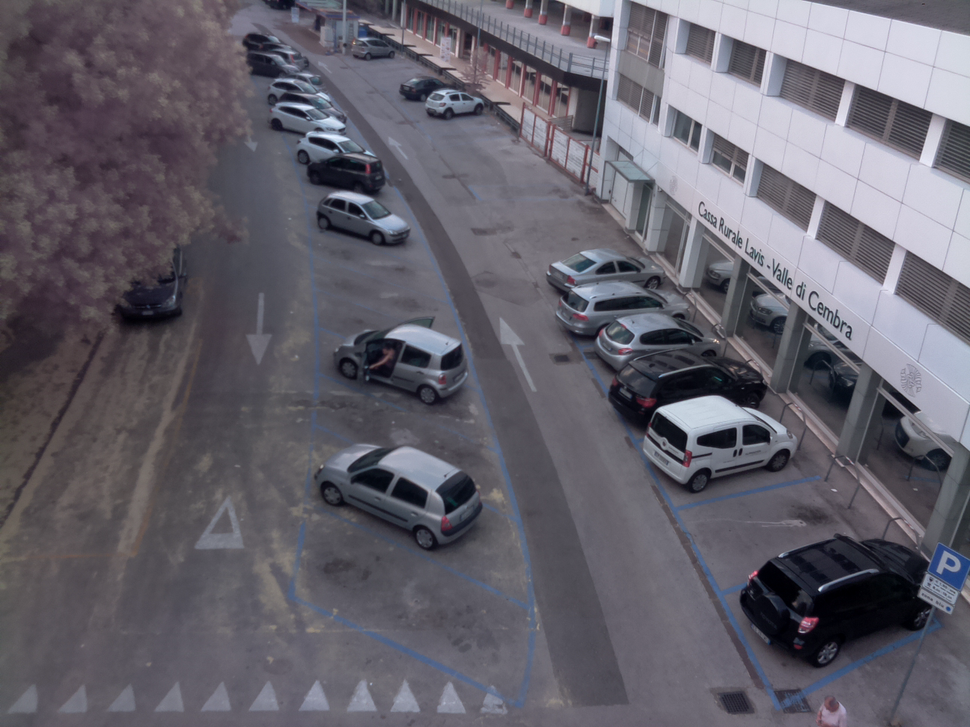
%> input picture Matlab/parcheggio.png, 970 x 727 px, shrunk from 1296 x 972 before the run
$ octave --eval "result = max_line(imread('parcheggio.png'));"   (GNU Octave 9; MATLAB toolbox functions it lacks are replaced by stand-ins)
%> lines starting %> are read from the running program, lines starting %| are printed output that depends on the picture; in (x1, y1, x2, y2) boxes, pixels count from 0 and x2, y2 are one past the last pixel; in counts of white or black regions, pixels touching at a corner belong together; the program's own positions count from 1
function [ xy_long ] = max_line( I )
%UNTITLED3 Summary of this function goes here
%   Detailed explanation goes here

% converto in scala di grigi
YCBCR = rgb2ycbcr(I);
%> YCBCR: size 727x970x3 uint8; mean of channels 1, 2, 3 100.9, 131.9, 128.5
I = YCBCR(:,:,1);
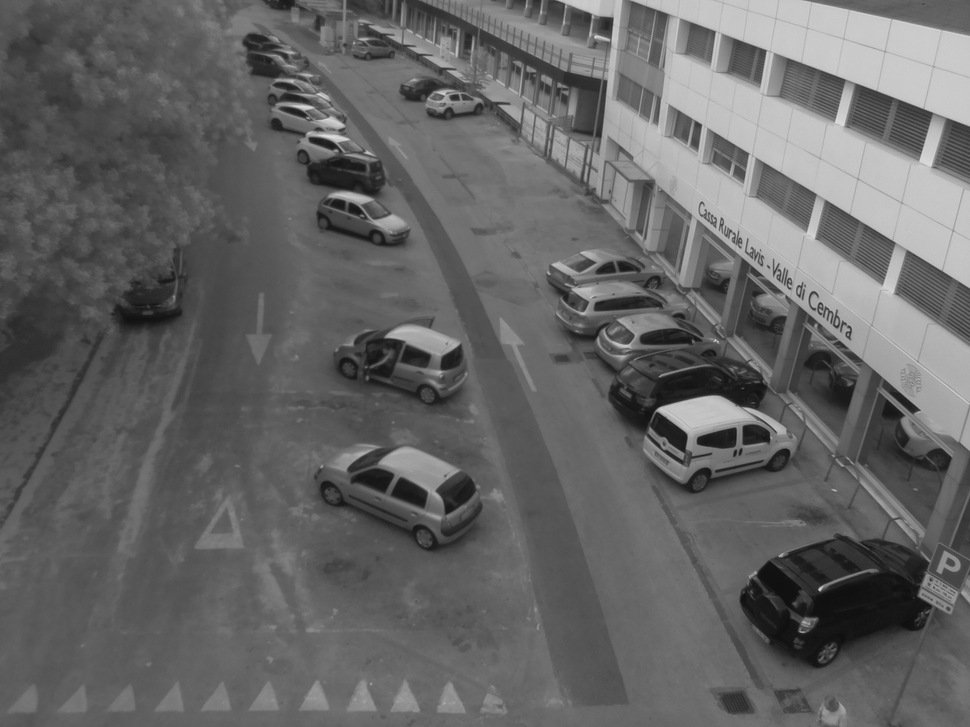
%> I: size 727x970 uint8; min 16, max 225, mean 100.9

% eseguo la sogliatura
BW = im2bw(I, 155/255);
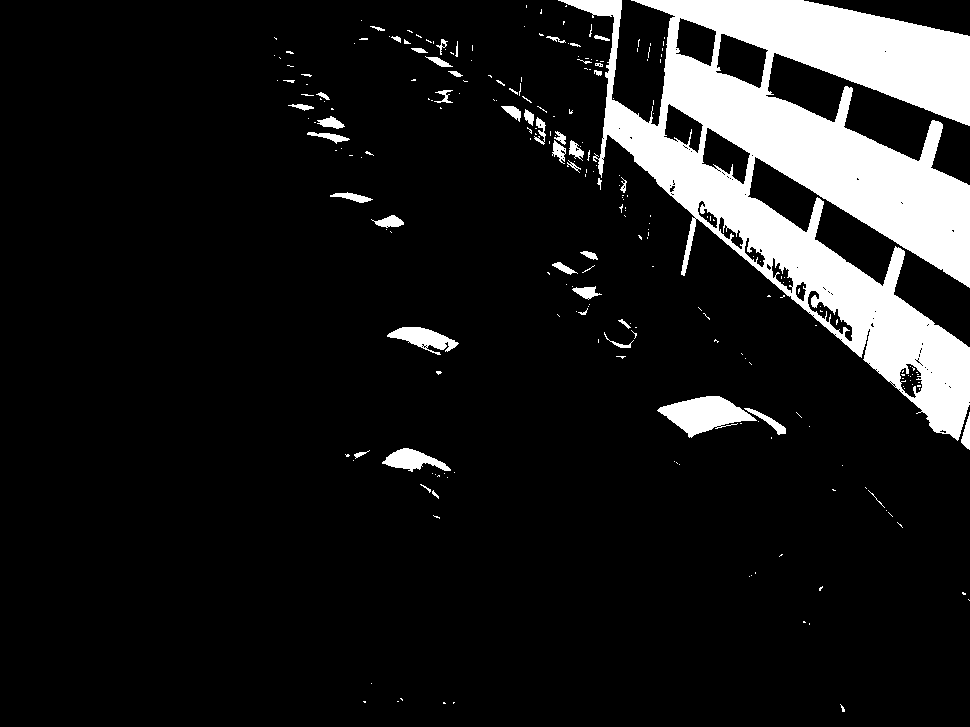
%> BW: size 727x970 logical; 11.6% white; 249 white regions (202 under 20 px), largest, box (x1, y1, x2, y2) and area: (558, 0, 970, 441) 72945, (657, 396, 757, 438) 2234, (387, 327, 459, 355) 958

% eseguo la chiusura con un elemento quadrato 10x10px
se = strel('square',20);
BW = imclose(BW,se);
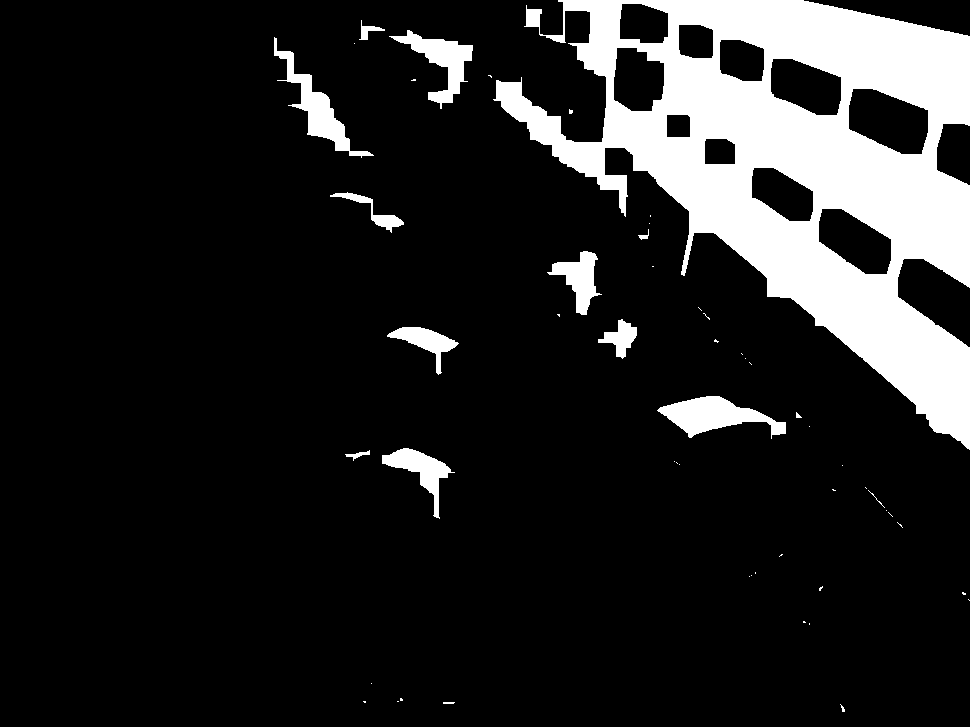
%> BW: size 727x970 logical; 14.1% white; 53 white regions (38 under 20 px), largest, box (x1, y1, x2, y2) and area: (493, 0, 970, 450) 86460, (657, 396, 786, 439) 2697, (274, 37, 374, 158) 2366
se = strel('disk',20);
BW = imerode(BW,se);
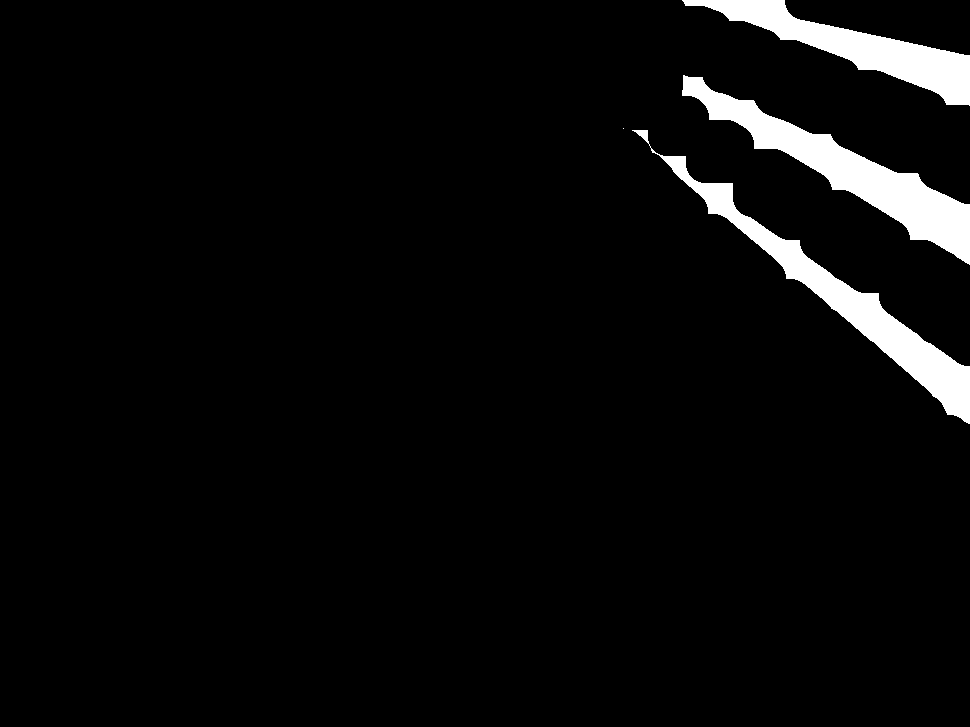
%> BW: size 727x970 logical; 4.4% white; 4 white regions (1 under 20 px), largest, box (x1, y1, x2, y2) and area: (682, 75, 970, 265) 11655, (632, 130, 970, 424) 10787, (682, 0, 970, 106) 8630

figure('Name','closed'), imshow(BW);

%eseguo la trasformata di Hough
[H,T,R] = hough(BW);
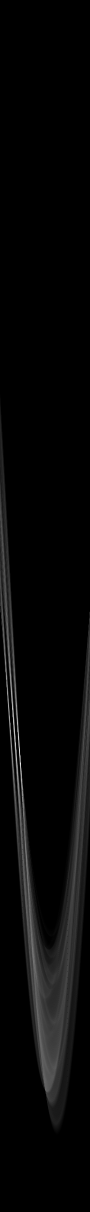
%> H: size 2423x180 double (shown at 1/2 size); min 0, max 425, mean 12.8; drawn with min black and max white
%> T = 180 values from -90 to 89; R = 2423 values from -1211 to 1211
%imshow(H,[],'XData',T,'YData',R,'InitialMagnification','fit');
%xlabel('\theta'), ylabel('\rho');
%axis on, axis normal, hold on;


%Ricavo i massimi della trasformata
P  = houghpeaks(H,5,'threshold',ceil(0.5*max(H(:))));
%> P = [1530 42; 1496 39; 1462 36; 1595 46; 1502 33]
x = T(P(:,2)); y = R(P(:,1));
%> after `x = T(P(:,2))`: x = [-49 -52 -55 -45 -58]
%> after `y = R(P(:,1))`: y = [318 284 250 383 290]
%plot(x,y,'s','color','white');


%Find lines and plot them.

lines = houghlines(BW,T,R,P,'FillGap',5,'MinLength',7);
%> lines = 7 lines; point1 to point2 (x, y): (651, 148) to (970, 398), (665, 157) to (970, 422), (663, 159) to (970, 374), (684, 86) to (970, 265), (777, 236) to (960, 418), (635, 131) to (649, 143), (725, 184) to (733, 192)
max_len = 0;
for k = 1:length(lines)
   xy = [lines(k).point1; lines(k).point2];
   %plot(xy(:,1),xy(:,2),'LineWidth',2,'Color','green');

   % Plot beginnings and ends of lines
   %plot(xy(1,1),xy(1,2),'x','LineWidth',2,'Color','yellow');
   %plot(xy(2,1),xy(2,2),'x','LineWidth',2,'Color','red');

   % Determine the endpoints of the longest line segment
   len = norm(lines(k).point1 - lines(k).point2);
   if ( len > max_len)
      max_len = len;
      xy_long = xy;
   end
end
%> this loop made 7 passes
%> (len, max_len, xy_long) on passes 1 to 3: (18.44, 18.44, [635 131; 649 143]), (404, 404, [665 157; 970 422]), (405.3, 405.3, [651 148; 970 398])
%> (xy, len) on passes 4 to 7: ([663 159; 970 374], 374.8), ([725 184; 733 192], 11.31), ([777 236; 960 418], 258.1), ([684 86; 970 265], 337.4)
%> `result = max_line(imread('parcheggio.png'));`: result = [651 148; 970 398]
%plot(xy_long(:,1),xy_long(:,2),'LineWidth',2,'Color','cyan');

end
